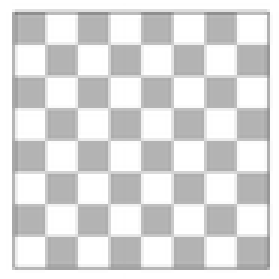
%> input picture Lab4/i.png, 93 x 93 px, shrunk from 314 x 313 before the run (shown 3 times larger)
$ octave assignment4.m   (GNU Octave 9; MATLAB toolbox functions it lacks are replaced by stand-ins)
%> lines starting %> are read from the running program, lines starting %| are printed output that depends on the picture
close all
clc
#Can two visually different image have same histogram? If yes, synthesize two grayscale images
#which are visually different but having same histogram and also show the histogram. If no, justify
#your answer
a=imread('i.png');
%> a is the input picture: size 93x93x3 uint8; min 130, max 255, mean 219.2
a=rgb2gray(a);
%> a: size 93x93 uint8
L=256
[m,n]=size(a);
%> m = 93; n = 93
his=zeros([1,256]);
for i=0:L-1
    his(1,i+1)=sum(sum(a==i));
endfor
%> after the loop, his = 256 values, max 2755 at index 256, min 0 at index 1, mean 33.79

plot(0:255,his);
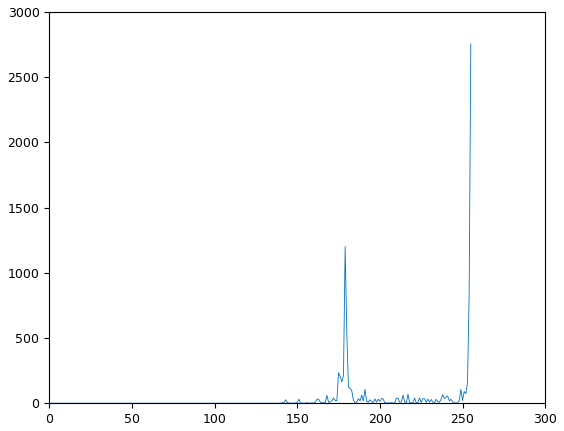
%> figure redrawn from the program's plot data; curve peaks at x = 255, y = 2755
figure();

b=imread('b.png');
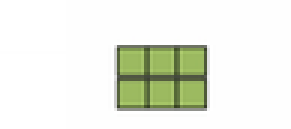
%> input picture Lab4/b.png, 97 x 43 px, shrunk from 328 x 144 before the run (shown 3 times larger)
%> b is the input picture: size 43x97x3 uint8; mean R, G, B 234.7, 238.2, 227.6
b=rgb2gray(b);
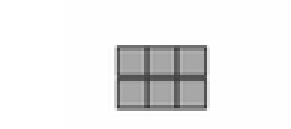
%> b: size 43x97 uint8 (shown 3 times larger); min 57, max 255, mean 236
L=256
[m,n]=size(b);
%> m = 43; n = 97
his=zeros([1,256]);
for i=0:L-1
    his(1,i+1)=sum(sum(b==i));
endfor
%> after the loop, his = 256 values, max 2355 at index 255, min 0 at index 1, mean 16.29

plot(0:255,his);
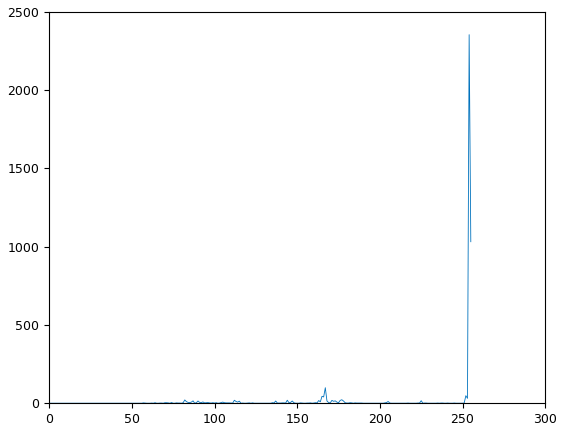
%> figure redrawn from the program's plot data; curve peaks at x = 254, y = 2355
figure();

a=imread("i.png");
a=rgb2gray(a);
hist(a,0:255);
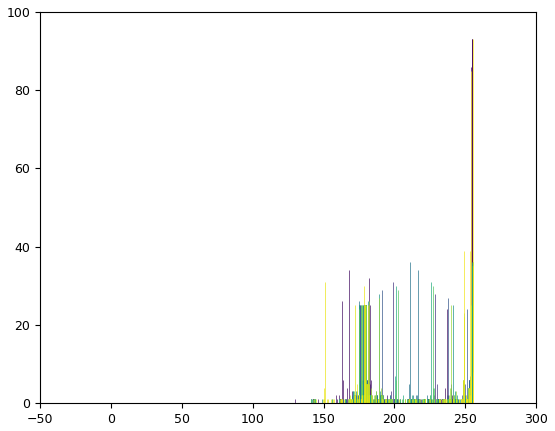
%> figure redrawn from the program's plot data; tallest bar 93 high, from x = 254.7 to 254.7; tallest bar 93 high, from x = 254.7 to 254.7; tallest bar 86 high, from x = 253.7 to 253.7; tallest bar 93 high, from x = 254.7 to 254.7
#Take your color photograph taken in dark. Equalize it’s histogram.
#3. Perform histogram equalization of equalized image obtained. Is second pass of the histogram
#equalization process useful? Justify your answer
%> (the run ends here)
